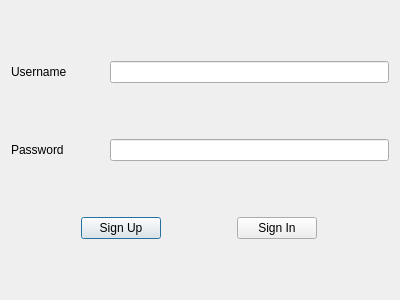
<?xml version="1.0" encoding="UTF-8"?>
<ui version="4.0">
 <class>Login</class>
 <widget class="QDialog" name="Login">
  <property name="geometry">
   <rect>
    <x>0</x>
    <y>0</y>
    <width>400</width>
    <height>300</height>
   </rect>
  </property>
  <property name="windowTitle">
   <string>Dialog</string>
  </property>
  <layout class="QGridLayout" name="gridLayout" rowstretch="2,2,1">
   <item row="0" column="0">
    <layout class="QHBoxLayout" name="horizontalLayout" stretch="1,3">
     <item>
      <widget class="QLabel" name="labelName">
       <property name="text">
        <string>Username</string>
       </property>
      </widget>
     </item>
     <item>
      <widget class="QLineEdit" name="lineEditName"/>
     </item>
    </layout>
   </item>
   <item row="1" column="0">
    <layout class="QHBoxLayout" name="horizontalLayout_2" stretch="1,3">
     <item>
      <widget class="QLabel" name="labelPwd">
       <property name="text">
        <string>Password</string>
       </property>
      </widget>
     </item>
     <item>
      <widget class="QLineEdit" name="lineEditPwd">
       <property name="echoMode">
        <enum>QLineEdit::Password</enum>
       </property>
      </widget>
     </item>
    </layout>
   </item>
   <item row="2" column="0">
    <layout class="QHBoxLayout" name="horizontalLayout_3">
     <item>
      <widget class="QPushButton" name="BtnSignUp">
       <property name="sizePolicy">
        <sizepolicy hsizetype="Fixed" vsizetype="Fixed">
         <horstretch>0</horstretch>
         <verstretch>0</verstretch>
        </sizepolicy>
       </property>
       <property name="text">
        <string>Sign Up</string>
       </property>
      </widget>
     </item>
     <item>
      <widget class="QPushButton" name="BtnSignIn">
       <property name="sizePolicy">
        <sizepolicy hsizetype="Fixed" vsizetype="Fixed">
         <horstretch>0</horstretch>
         <verstretch>0</verstretch>
        </sizepolicy>
       </property>
       <property name="text">
        <string>Sign In</string>
       </property>
      </widget>
     </item>
    </layout>
   </item>
  </layout>
 </widget>
 <resources/>
 <connections/>
</ui>
